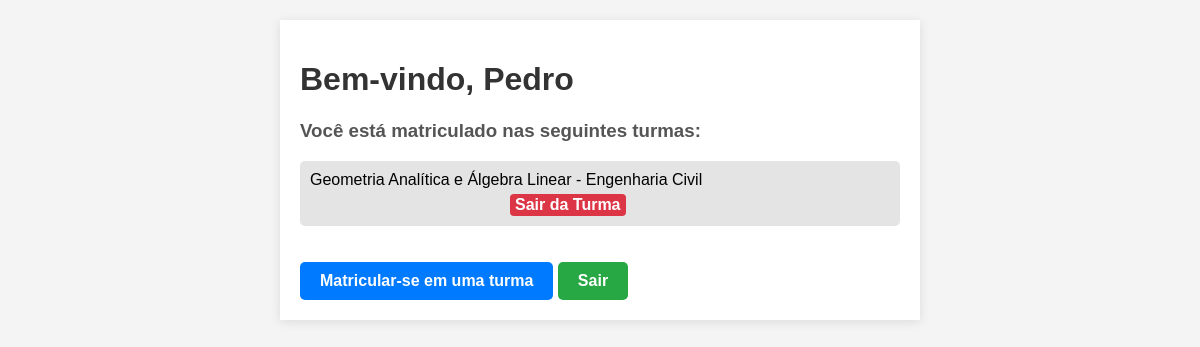
Page /pagina_inicial (signed in) on the committed database.
### trab.py (models this page shows, shortened)
class alunos(db.Model):
    id = db.Column(db.Integer, primary_key=True)
    nome = db.Column(db.String(80), nullable=False)
    matricula = db.Column(db.String(40), unique=True, nullable=False)
    senha_hash = db.Column(db.String(120), nullable=False)
    turmas = db.relationship('turma', secondary=aluno_e_turma, back_populates='alunos')
    curso_id = db.Column(db.Integer, db.ForeignKey('curso.id'), nullable=False)
    curso = db.relationship('curso', backref='estudantes')
    administrador = db.Column(db.Boolean, default=False)

class turma(db.Model):
    id = db.Column(db.Integer, primary_key=True)
    nome_turma = db.Column(db.String(80), nullable=False)
    curso_id = db.Column(db.Integer, db.ForeignKey('curso.id'), nullable=False)
    alunos = db.relationship('alunos', secondary=aluno_e_turma, back_populates='turmas')

class curso(db.Model):
    id = db.Column(db.Integer, primary_key=True)
    nome_curso = db.Column(db.String(80), unique=True, nullable=False)
    turmas = db.relationship('turma', backref='curso', lazy=True)

### trab.py (the view)
@app.route('/pagina_inicial')
def pagina_inicial():
    if 'aluno_id' not in session:
        return redirect(url_for('login'))
    aluno = db.session.get(alunos, session['aluno_id'])
    curso = aluno.curso
    nome_curso = curso.nome_curso
    turmas = aluno.turmas
    return render_template('pagina_inicial.html', aluno=aluno, nome_curso=nome_curso, turmas=turmas)

### trab.py (called while the page is built)
@app.before_request
def enforce_foreign_keys():
    db.session.execute(text('PRAGMA foreign_keys = ON'))

### templates/pagina_inicial.html (shortened to what this page needs)
<!DOCTYPE html>
<html lang="pt-BR">
<head>
</head>
<body>
    <div class="container">
        <h1>Bem-vindo, {{ aluno.nome }}</h1>
        <h3>Você está matriculado nas seguintes turmas:</h3>
        <ul>
            {% for turma in aluno.turmas %}
                <li>
                    {{ turma.nome_turma }} - {{ nome_curso }}
                    <div class="actions">
                        <a href="{{ url_for('sair_turma', id=turma.id) }}" class="btn btn-danger" onclick="return confirm('Tem certeza que deseja sair desta turma?');">Sair da Turma</a>
                    </div>
                </li>
            {% endfor %}
        </ul>
        <a href="{{ url_for('inscrever') }}" class="inscrever-button">Matricular-se em uma turma</a>
        <a href="{{ url_for('logout') }}" class="logout-button">Sair</a>
    </div>
</body>
</html>

### templates/pagina_inicial.html (style rules this page uses)
body { font-family: Arial, sans-serif; margin: 20px; padding: 0; background-color: #f4f4f4; }
.container { max-width: 600px; margin: 0 auto; padding: 20px; background-color: #fff; box-shadow: 0 2px 10px rgba(0,0,0,0.1); }
h1 { color: #333; }
h3 { color: #555; }
ul { list-style-type: none; padding: 0; }
li { background: #e4e4e4; margin: 5px 0; padding: 10px; border-radius: 5px; }
.logout-button { display: inline-block; margin-top: 20px; text-decoration: none; color: #fff; background-color: #28a745; padding: 10px 20px; border-radius: 5px; font-weight: bold; text-align: center; }
.inscrever-button { display: inline-block; margin-top: 20px; text-decoration: none; color: #fff; background-color: #007bff; padding: 10px 20px; border-radius: 5px; font-weight: bold; text-align: center; }
.btn { padding: 2px 5px; background-color: #007bff; color: white; border: none; border-radius: 4px; cursor: pointer; text-decoration: none; display: inline-block; margin-left: 200px; }
.btn-danger { background-color: #dc3545; }
.actions { display: inline-block; }
a { color: #007bff; text-decoration: none; font-weight: bold; display: inline-block; text-align: center; margin-top: 5px; }

### rows in the picture
alunos: nome "Pedro"
turma: nome_turma "Geometria Analítica e Álgebra Linear"
curso: nome_curso "Engenharia Civil"
